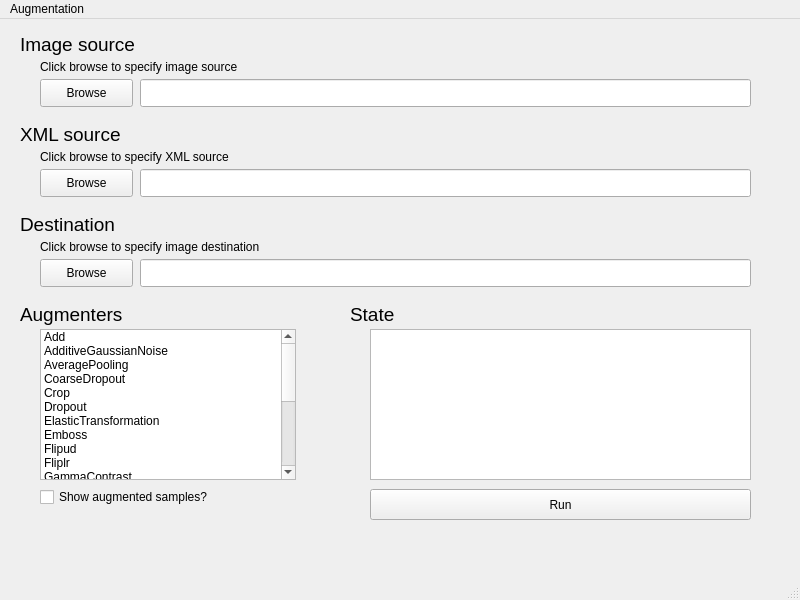
<?xml version="1.0" encoding="UTF-8"?>
<ui version="4.0">
 <class>MainWindow</class>
 <widget class="QMainWindow" name="MainWindow">
  <property name="geometry">
   <rect>
    <x>0</x>
    <y>0</y>
    <width>800</width>
    <height>600</height>
   </rect>
  </property>
  <property name="windowTitle">
   <string>MainWindow</string>
  </property>
  <widget class="QWidget" name="centralwidget">
   <widget class="QPushButton" name="runButton">
    <property name="geometry">
     <rect>
      <x>370</x>
      <y>470</y>
      <width>381</width>
      <height>31</height>
     </rect>
    </property>
    <property name="text">
     <string>Run</string>
    </property>
   </widget>
   <widget class="QPushButton" name="imageSourceBrowseButton">
    <property name="geometry">
     <rect>
      <x>40</x>
      <y>60</y>
      <width>93</width>
      <height>28</height>
     </rect>
    </property>
    <property name="text">
     <string>Browse</string>
    </property>
   </widget>
   <widget class="QLineEdit" name="imageSourceLineEdit">
    <property name="geometry">
     <rect>
      <x>140</x>
      <y>60</y>
      <width>611</width>
      <height>28</height>
     </rect>
    </property>
    <property name="readOnly">
     <bool>true</bool>
    </property>
   </widget>
   <widget class="QLabel" name="imageSourceLabel">
    <property name="geometry">
     <rect>
      <x>20</x>
      <y>10</y>
      <width>171</width>
      <height>31</height>
     </rect>
    </property>
    <property name="font">
     <font>
      <pointsize>14</pointsize>
     </font>
    </property>
    <property name="text">
     <string>Image source</string>
    </property>
   </widget>
   <widget class="QLabel" name="imageSourceDescriptionLabel">
    <property name="geometry">
     <rect>
      <x>40</x>
      <y>40</y>
      <width>221</width>
      <height>16</height>
     </rect>
    </property>
    <property name="text">
     <string>Click browse to specify image source</string>
    </property>
   </widget>
   <widget class="QLabel" name="destinationLabel">
    <property name="geometry">
     <rect>
      <x>20</x>
      <y>190</y>
      <width>111</width>
      <height>31</height>
     </rect>
    </property>
    <property name="font">
     <font>
      <pointsize>14</pointsize>
     </font>
    </property>
    <property name="text">
     <string>Destination</string>
    </property>
   </widget>
   <widget class="QLineEdit" name="destinationLineEdit">
    <property name="geometry">
     <rect>
      <x>140</x>
      <y>240</y>
      <width>611</width>
      <height>28</height>
     </rect>
    </property>
    <property name="readOnly">
     <bool>true</bool>
    </property>
   </widget>
   <widget class="QLabel" name="destinationDescriptionLabel">
    <property name="geometry">
     <rect>
      <x>40</x>
      <y>220</y>
      <width>251</width>
      <height>16</height>
     </rect>
    </property>
    <property name="text">
     <string>Click browse to specify image destination</string>
    </property>
   </widget>
   <widget class="QPushButton" name="destinationBrowseButton">
    <property name="geometry">
     <rect>
      <x>40</x>
      <y>240</y>
      <width>93</width>
      <height>28</height>
     </rect>
    </property>
    <property name="text">
     <string>Browse</string>
    </property>
   </widget>
   <widget class="QLabel" name="xmlSourceLabel">
    <property name="geometry">
     <rect>
      <x>20</x>
      <y>100</y>
      <width>171</width>
      <height>31</height>
     </rect>
    </property>
    <property name="font">
     <font>
      <pointsize>14</pointsize>
     </font>
    </property>
    <property name="text">
     <string>XML source</string>
    </property>
   </widget>
   <widget class="QLineEdit" name="xmlSourceLineEdit">
    <property name="geometry">
     <rect>
      <x>140</x>
      <y>150</y>
      <width>611</width>
      <height>28</height>
     </rect>
    </property>
    <property name="readOnly">
     <bool>true</bool>
    </property>
   </widget>
   <widget class="QLabel" name="xmlSourceDescriptionLabel">
    <property name="geometry">
     <rect>
      <x>40</x>
      <y>130</y>
      <width>221</width>
      <height>16</height>
     </rect>
    </property>
    <property name="text">
     <string>Click browse to specify XML source</string>
    </property>
   </widget>
   <widget class="QPushButton" name="xmlSourceBrowseButton">
    <property name="geometry">
     <rect>
      <x>40</x>
      <y>150</y>
      <width>93</width>
      <height>28</height>
     </rect>
    </property>
    <property name="text">
     <string>Browse</string>
    </property>
   </widget>
   <widget class="QLabel" name="augmentersLabel">
    <property name="geometry">
     <rect>
      <x>20</x>
      <y>280</y>
      <width>111</width>
      <height>31</height>
     </rect>
    </property>
    <property name="font">
     <font>
      <pointsize>14</pointsize>
     </font>
    </property>
    <property name="text">
     <string>Augmenters</string>
    </property>
   </widget>
   <widget class="QListWidget" name="augmenterListWidget">
    <property name="geometry">
     <rect>
      <x>40</x>
      <y>310</y>
      <width>256</width>
      <height>151</height>
     </rect>
    </property>
    <item>
     <property name="text">
      <string>Add</string>
     </property>
     <property name="checkState">
      <enum>Unchecked</enum>
     </property>
    </item>
    <item>
     <property name="text">
      <string>AdditiveGaussianNoise</string>
     </property>
     <property name="checkState">
      <enum>Unchecked</enum>
     </property>
    </item>
    <item>
     <property name="text">
      <string>AveragePooling</string>
     </property>
     <property name="checkState">
      <enum>Unchecked</enum>
     </property>
    </item>
    <item>
     <property name="text">
      <string>CoarseDropout</string>
     </property>
     <property name="checkState">
      <enum>Unchecked</enum>
     </property>
    </item>
    <item>
     <property name="text">
      <string>Crop</string>
     </property>
     <property name="checkState">
      <enum>Unchecked</enum>
     </property>
    </item>
    <item>
     <property name="text">
      <string>Dropout</string>
     </property>
     <property name="checkState">
      <enum>Unchecked</enum>
     </property>
    </item>
    <item>
     <property name="text">
      <string>ElasticTransformation</string>
     </property>
     <property name="checkState">
      <enum>Unchecked</enum>
     </property>
    </item>
    <item>
     <property name="text">
      <string>Emboss</string>
     </property>
     <property name="checkState">
      <enum>Unchecked</enum>
     </property>
    </item>
    <item>
     <property name="text">
      <string>Flipud</string>
     </property>
     <property name="checkState">
      <enum>Unchecked</enum>
     </property>
    </item>
    <item>
     <property name="text">
      <string>Fliplr</string>
     </property>
     <property name="checkState">
      <enum>Unchecked</enum>
     </property>
    </item>
    <item>
     <property name="text">
      <string>GammaContrast</string>
     </property>
     <property name="checkState">
      <enum>Unchecked</enum>
     </property>
    </item>
    <item>
     <property name="text">
      <string>GaussianBlur</string>
     </property>
     <property name="checkState">
      <enum>Unchecked</enum>
     </property>
    </item>
    <item>
     <property name="text">
      <string>HistogramEqualization</string>
     </property>
     <property name="checkState">
      <enum>Unchecked</enum>
     </property>
    </item>
    <item>
     <property name="text">
      <string>JpegCompression</string>
     </property>
     <property name="checkState">
      <enum>Unchecked</enum>
     </property>
    </item>
    <item>
     <property name="text">
      <string>LinearContrast</string>
     </property>
     <property name="checkState">
      <enum>Unchecked</enum>
     </property>
    </item>
    <item>
     <property name="text">
      <string>LogContrast</string>
     </property>
     <property name="checkState">
      <enum>Unchecked</enum>
     </property>
    </item>
    <item>
     <property name="text">
      <string>MotionBlur</string>
     </property>
     <property name="checkState">
      <enum>Unchecked</enum>
     </property>
    </item>
    <item>
     <property name="text">
      <string>Pad</string>
     </property>
     <property name="checkState">
      <enum>Unchecked</enum>
     </property>
    </item>
    <item>
     <property name="text">
      <string>Rot</string>
     </property>
     <property name="checkState">
      <enum>Unchecked</enum>
     </property>
    </item>
    <item>
     <property name="text">
      <string>Sharpen</string>
     </property>
     <property name="checkState">
      <enum>Unchecked</enum>
     </property>
    </item>
    <item>
     <property name="text">
      <string>SigmoidContrast</string>
     </property>
     <property name="checkState">
      <enum>Unchecked</enum>
     </property>
    </item>
   </widget>
   <widget class="QCheckBox" name="showCheckBox">
    <property name="geometry">
     <rect>
      <x>40</x>
      <y>470</y>
      <width>271</width>
      <height>16</height>
     </rect>
    </property>
    <property name="font">
     <font>
      <pointsize>9</pointsize>
     </font>
    </property>
    <property name="text">
     <string>Show augmented samples?</string>
    </property>
   </widget>
   <widget class="QTextEdit" name="stateTextEdit">
    <property name="geometry">
     <rect>
      <x>370</x>
      <y>310</y>
      <width>381</width>
      <height>151</height>
     </rect>
    </property>
   </widget>
   <widget class="QLabel" name="stateLabel">
    <property name="geometry">
     <rect>
      <x>350</x>
      <y>280</y>
      <width>111</width>
      <height>31</height>
     </rect>
    </property>
    <property name="font">
     <font>
      <pointsize>14</pointsize>
     </font>
    </property>
    <property name="text">
     <string>State</string>
    </property>
   </widget>
  </widget>
  <widget class="QMenuBar" name="menubar">
   <property name="geometry">
    <rect>
     <x>0</x>
     <y>0</y>
     <width>800</width>
     <height>25</height>
    </rect>
   </property>
   <widget class="QMenu" name="menuAugmentation">
    <property name="title">
     <string>Augmentation</string>
    </property>
   </widget>
   <addaction name="menuAugmentation"/>
  </widget>
  <widget class="QStatusBar" name="statusbar"/>
 </widget>
 <resources/>
 <connections/>
</ui>
